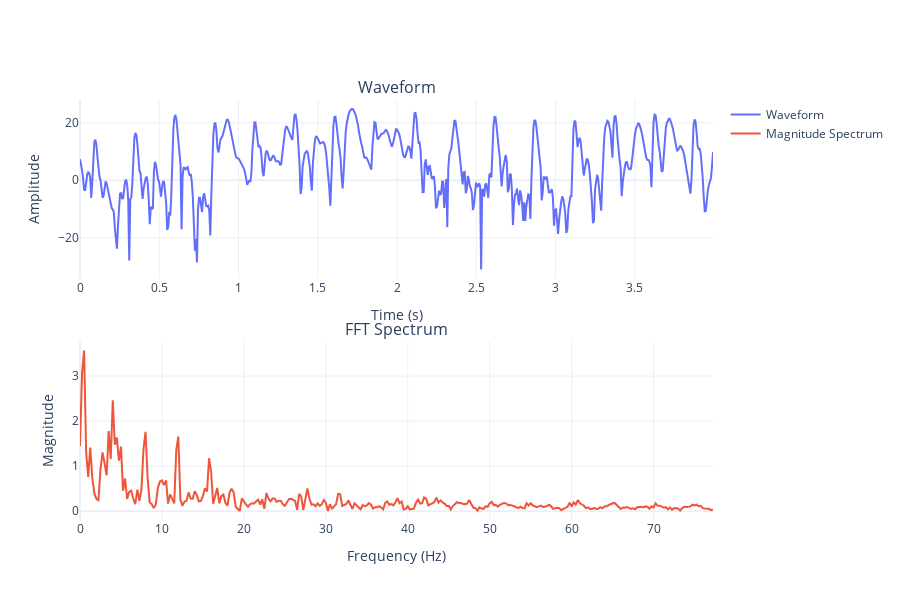

Write notebook code for a chart like this one.
### Code cell
fft_and_waveform([i if i > -5 else i for i in info[0,:]], fs=618/4)

### Figure 1 — Plotly figure (JSON) as saved in the notebook; plotly's stock layout.template omitted (floating-point values rounded to 4 significant figures; data arrays with more than 128 entries replaced by an {"elided": "..."} marker saying what was removed)
{"data": [{"mode": "lines", "name": "Waveform", "type": "scatter", "x": {"elided": "618 float values"}, "xaxis": "x", "y": {"elided": "618 float values"}, "yaxis": "y"}, {"mode": "lines", "name": "Magnitude Spectrum", "type": "scatter", "x": {"elided": "310 float values"}, "xaxis": "x2", "y": {"elided": "310 float values"}, "yaxis": "y2"}], "layout": {"annotations": [{"font": {"size": 16}, "showarrow": false, "text": "Waveform", "x": 0.5, "xanchor": "center", "xref": "paper", "y": 1, "yanchor": "bottom", "yref": "paper"}, {"font": {"size": 16}, "showarrow": false, "text": "FFT Spectrum", "x": 0.5, "xanchor": "center", "xref": "paper", "y": 0.425, "yanchor": "bottom", "yref": "paper"}], "height": 600, "xaxis": {"anchor": "y", "domain": [0, 1], "title": {"text": "Time (s)"}}, "xaxis2": {"anchor": "y2", "domain": [0, 1], "title": {"text": "Frequency (Hz)"}}, "yaxis": {"anchor": "x", "domain": [0.575, 1], "title": {"text": "Amplitude"}}, "yaxis2": {"anchor": "x2", "domain": [0, 0.425], "title": {"text": "Magnitude"}}}}
